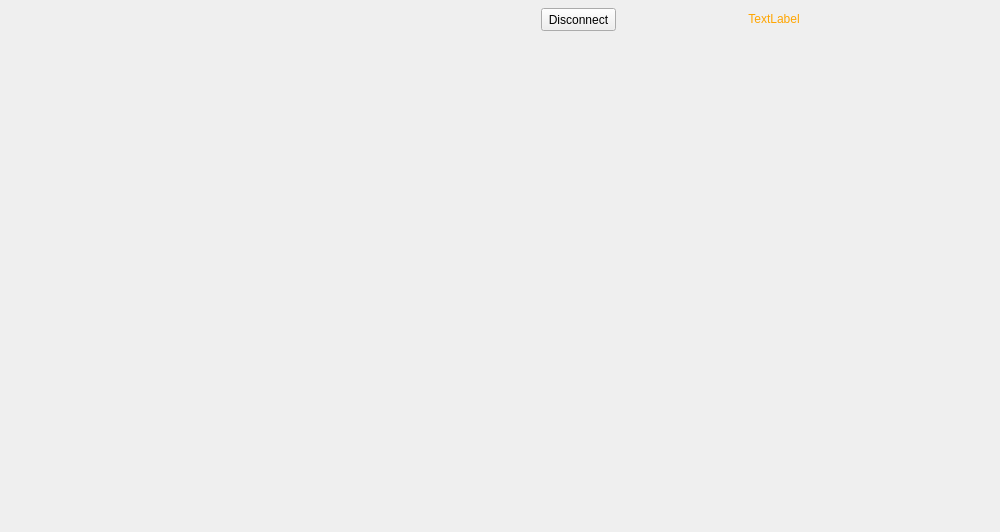
<?xml version="1.0" encoding="UTF-8"?>
<ui version="4.0">
 <class>CharSelect</class>
 <widget class="QWidget" name="CharSelect">
  <property name="geometry">
   <rect>
    <x>0</x>
    <y>0</y>
    <width>1000</width>
    <height>532</height>
   </rect>
  </property>
  <property name="windowTitle">
   <string>Form</string>
  </property>
  <widget class="QScrollArea" name="charscroller">
   <property name="geometry">
    <rect>
     <x>518</x>
     <y>32</y>
     <width>472</width>
     <height>492</height>
    </rect>
   </property>
   <property name="styleSheet">
    <string notr="true">background-color: transparent</string>
   </property>
   <property name="frameShape">
    <enum>QFrame::NoFrame</enum>
   </property>
   <property name="widgetResizable">
    <bool>true</bool>
   </property>
   <widget class="QWidget" name="scrollwidget">
    <property name="geometry">
     <rect>
      <x>0</x>
      <y>0</y>
      <width>472</width>
      <height>492</height>
     </rect>
    </property>
   </widget>
  </widget>
  <widget class="QPushButton" name="disconnectbtn">
   <property name="geometry">
    <rect>
     <x>541</x>
     <y>8</y>
     <width>75</width>
     <height>23</height>
    </rect>
   </property>
   <property name="text">
    <string>Disconnect</string>
   </property>
  </widget>
  <widget class="QWidget" name="charnamewidget" native="true">
   <property name="geometry">
    <rect>
     <x>638</x>
     <y>6</y>
     <width>272</width>
     <height>26</height>
    </rect>
   </property>
   <widget class="QLabel" name="charnameimg">
    <property name="geometry">
     <rect>
      <x>0</x>
      <y>0</y>
      <width>272</width>
      <height>26</height>
     </rect>
    </property>
    <property name="text">
     <string/>
    </property>
    <property name="pixmap">
     <pixmap>evidence_name.png</pixmap>
    </property>
    <property name="alignment">
     <set>Qt::AlignHCenter|Qt::AlignTop</set>
    </property>
   </widget>
   <widget class="QLabel" name="charname">
    <property name="geometry">
     <rect>
      <x>0</x>
      <y>0</y>
      <width>272</width>
      <height>26</height>
     </rect>
    </property>
    <property name="styleSheet">
     <string notr="true">background-color: rgba(0, 0, 0, 0); color: rgb(255, 165, 0)</string>
    </property>
    <property name="text">
     <string>TextLabel</string>
    </property>
    <property name="alignment">
     <set>Qt::AlignCenter</set>
    </property>
   </widget>
  </widget>
  <widget class="QWidget" name="gameport_helper" native="true">
   <property name="enabled">
    <bool>false</bool>
   </property>
   <property name="geometry">
    <rect>
     <x>0</x>
     <y>0</y>
     <width>512</width>
     <height>384</height>
    </rect>
   </property>
  </widget>
 </widget>
 <resources/>
 <connections/>
</ui>
